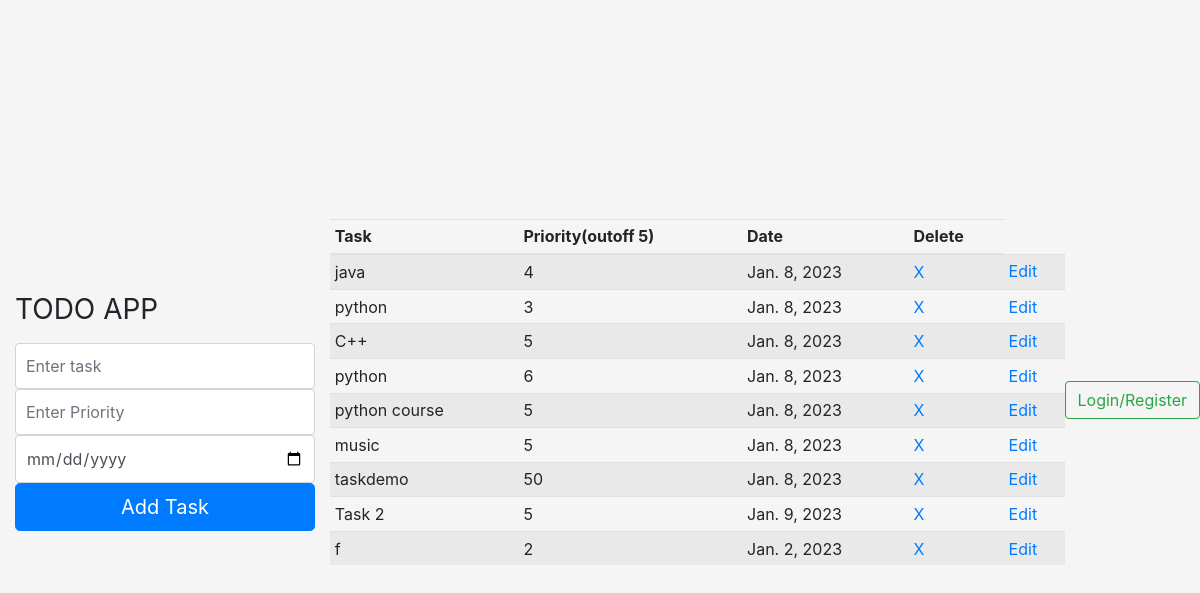
The page /TaskListView/ on the database its author committed.
### todoapp/models.py (models this page shows, shortened)
class Task(models.Model):
	name=models.CharField(max_length=100)
	priority=models.IntegerField()
	date=models.DateField(default=datetime.date.today)

### todoapp/views.py (the view)
# urls.py: path('TaskListView/',views.TaskListView.as_view(),name="TaskListView"),
class TaskListView(ListView):
	model=Task
	template_name="home.html"
	context_object_name='taks'

### templates/home.html (shortened to what this page needs)
<!DOCTYPE html>
<html>
<head>
	<link rel="stylesheet" href="https://cdn.jsdelivr.net/npm/bootstrap@4.3.1/dist/css/bootstrap.min.css">
</head>
<body>
<form class="form-signin" method="POST" action="{% url 'home'  %}">
  <div><br></div>
  <h1 class="h3 mb-3 font-weight-normal">TODO APP</h1>
  <input type="text" id="inputEmail" name="name" class="form-control" placeholder="Enter task" required autofocus>
  <input type="number" name="priority" id="inputPassword" class="form-control" placeholder="Enter Priority" required>
  <input type="date" name="date" id="inputPassword" class="form-control"  required>
  <button class="btn btn-lg btn-primary btn-block" type="submit">Add Task</button>
</form>
 <div class="table-responsive">
        <table class="table table-striped table-sm">
          <thead>
            <tr>
              <th>Task</th>
              <th>Priority(outoff 5)</th>
              <th>Date</th>
              <th>Delete</th>
            </tr>
          </thead>
          <tbody>
          	{% for i in taks %}
            <tr>
              <td>{{i.name}}</td>
              <td>{{i.priority}}</td>
              <td>{{i.date}}</td>
              <td><a href="{% url 'delete' taskid=i.id %} "
              	onclick="return confirm('Are you sure you want to delete this?')">X</a></td>
              <td><a href="{% url 'edit' taskid=i.id %} ">Edit</a></td>
            </tr>
            {% endfor %}
          </tbody>
        </table>
      </div>
<div class="nav">
   {% if user.is_authenticated %}
    <li class="nav-item">
      <a class="nav-link">
      {{user.first_name}}
    </a>
    </li>
  </ul>
    <form class="form-inline my-2 my-lg-0" action="{% url 'logout' %}">
      <button class="btn btn-outline-success my-2 my-sm-0" type="submit" >Logout</button>
    </form>
    {% else %}
<form class="form-inline my-2 my-lg-0" action="{% url 'login' %}">
      <button class="btn btn-outline-success my-2 my-sm-0" type="submit" >Login/Register</button>
    </form>
    {% endif %}
</div>
</body>
</html>

### templates/home.html (style rules this page uses)
html, body { height: 100%; }
body { display: -ms-flexbox; display: flex; -ms-flex-align: center; align-items: center; padding-top: 40px; padding-bottom: 40px; background-color: #f5f5f5; }
.form-signin { width: 100%; max-width: 330px; padding: 15px; margin: auto; }
.form-signin .form-control { position: relative; box-sizing: border-box; height: auto; padding: 10px; font-size: 16px; }

### rows shown on the page
Task: name "java", priority "4", date "Jan. 8, 2023"
Task: name "python", priority "3", date "Jan. 8, 2023"
Task: name "C++", priority "5", date "Jan. 8, 2023"
Task: name "python", priority "6", date "Jan. 8, 2023"
Task: name "python course", priority "5", date "Jan. 8, 2023"
Task: name "music", priority "5", date "Jan. 8, 2023"
Task: name "taskdemo", priority "50", date "Jan. 8, 2023"
Task: name "Task 2", priority "5", date "Jan. 9, 2023"
Task: name "f", priority "2", date "Jan. 2, 2023"
